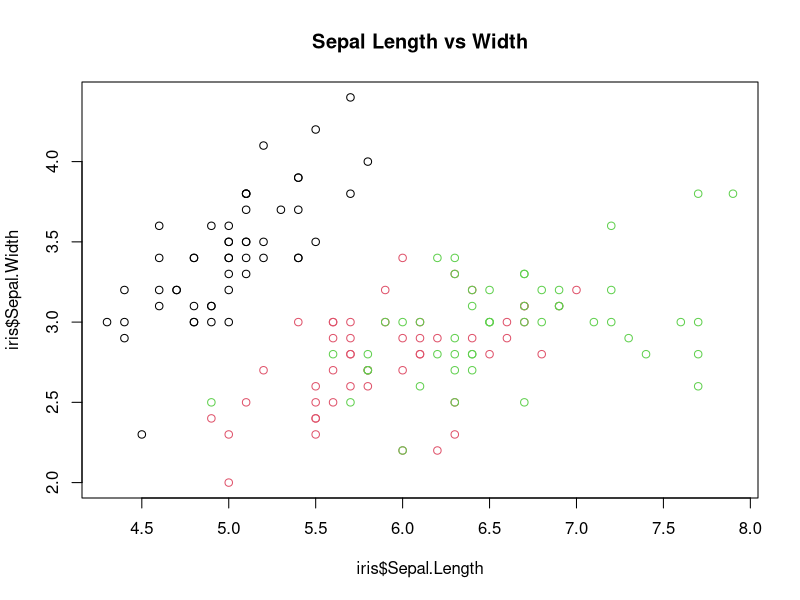
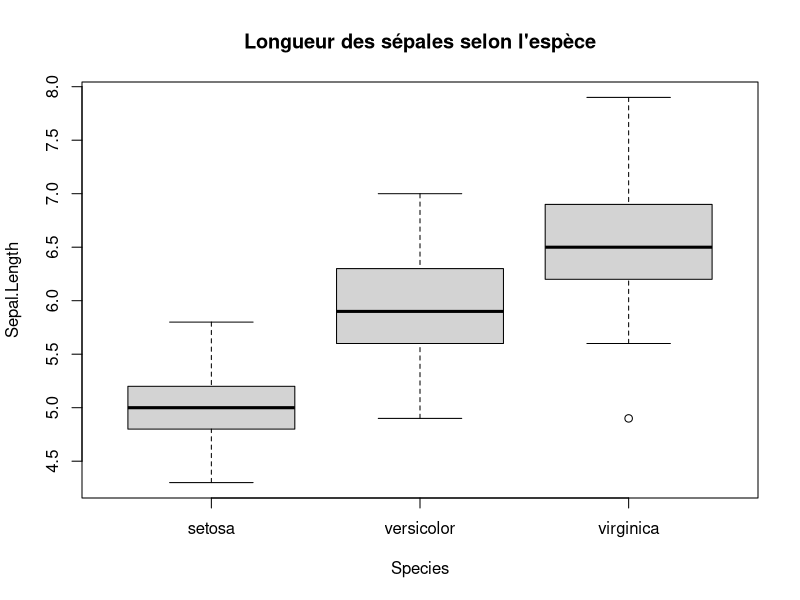
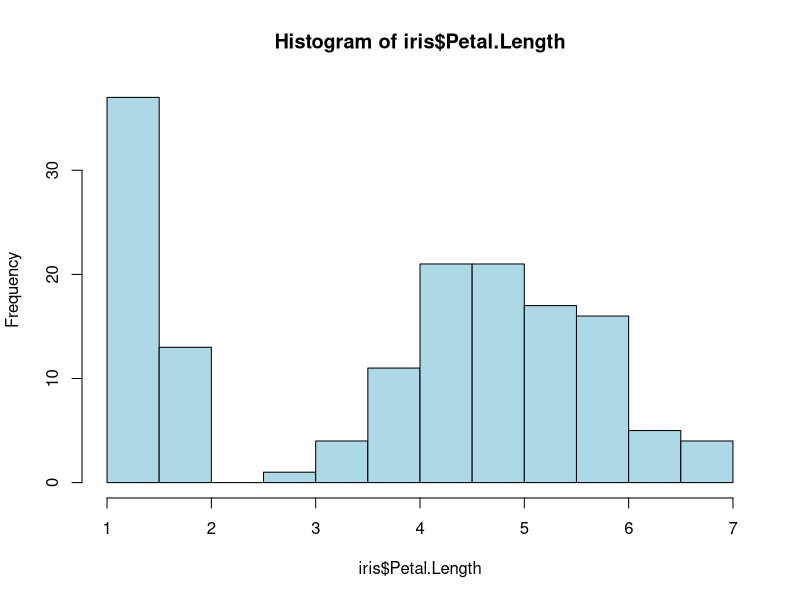

Source code (R) for these figures, in order: (Note: this script raises an error after producing the figures.)
data(iris)
head(iris)
str(iris)
summary(iris)
View(iris)

names(iris)
unique(iris$Species)

iris$Sepal.Length
iris[iris$Species == "setosa", ]
iris$Ratio <- iris$Petal.Length / iris$Petal.Width

plot(iris$Sepal.Length, iris$Sepal.Width,
     col = iris$Species,
     main = "Sepal Length vs Width")

boxplot(Sepal.Length ~ Species, data = iris,
        main = "Longueur des sépales selon l'espèce")

#Histogramme
hist(iris$Petal.Length, breaks = 10, col = "lightblue")

#DPLYR : Tableau de Moyenne + Ecart-type
iris %>%
  group_by(Species) %>%
  summarise(moyenne = mean(Sepal.Length),
            ecart_type = sd(Sepal.Length))

#ggplot2 Scatter plot + Boxplot + Heatmap
ggplot(iris, aes(x = Sepal.Length, y = Sepal.Width, color = Species)) +
  geom_point(size = 3) +
  theme_minimal()

ggplot(iris, aes(x = Species, y = Petal.Length, fill = Species)) +
  geom_boxplot() +
  theme_classic()

#Corrplot Heatmap
cor_matrix <- cor(iris[, 1:4])
corrplot::corrplot(cor_matrix, method = "color")

#Export + Save
write.csv(iris, "iris_export.csv", row.names = FALSE)

png("scatterplot.png")
plot(iris$Sepal.Length, iris$Sepal.Width, col = iris$Species)

#Close RStudio

dev.off()

#histogramms

ggplot(iris, aes(x = Species, y = Sepal.Width, fill = Species)) +
       geom_boxplot() +
       theme_classic()
ggplot(iris, aes(x = Species, y = Sepal.Length, fill = Species)) +
       geom_boxplot() +
       theme_classic()
ggplot(iris, aes(x = Species, y = Petal.Length, fill = Species)) +
       geom_boxplot() +
       theme_classic()
ggplot(iris, aes(x = Species, y = Petal.Width, fill = Species)) +
       geom_boxplot() +
       theme_classic()